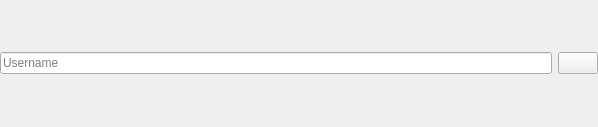
<?xml version="1.0" encoding="UTF-8"?>
<ui version="4.0">
 <class>SearchForm</class>
 <widget class="QWidget" name="SearchForm">
  <property name="geometry">
   <rect>
    <x>0</x>
    <y>0</y>
    <width>598</width>
    <height>127</height>
   </rect>
  </property>
  <property name="windowTitle">
   <string>Form</string>
  </property>
  <layout class="QHBoxLayout" name="horizontalLayout">
   <property name="leftMargin">
    <number>0</number>
   </property>
   <property name="topMargin">
    <number>0</number>
   </property>
   <property name="rightMargin">
    <number>0</number>
   </property>
   <property name="bottomMargin">
    <number>0</number>
   </property>
   <item>
    <widget class="QLineEdit" name="searchLineEdit">
     <property name="maxLength">
      <number>20</number>
     </property>
     <property name="placeholderText">
      <string>Username</string>
     </property>
    </widget>
   </item>
   <item>
    <widget class="QPushButton" name="searchButton">
     <property name="text">
      <string/>
     </property>
     <property name="icon">
      <iconset theme="system-search"/>
     </property>
    </widget>
   </item>
  </layout>
 </widget>
 <resources/>
 <connections/>
</ui>
